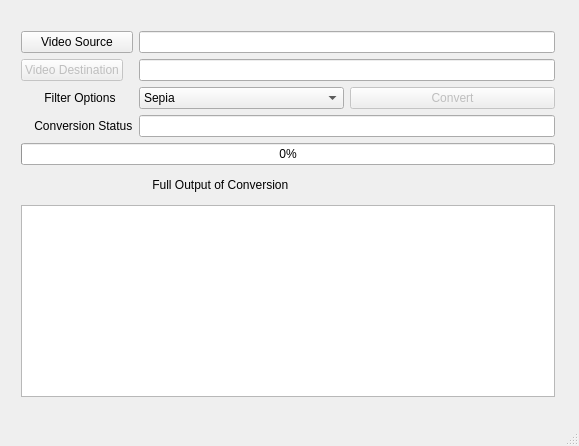
<?xml version="1.0" encoding="UTF-8"?>
<ui version="4.0">
 <class>MainWindow</class>
 <widget class="QMainWindow" name="MainWindow">
  <property name="geometry">
   <rect>
    <x>0</x>
    <y>0</y>
    <width>579</width>
    <height>446</height>
   </rect>
  </property>
  <property name="sizePolicy">
   <sizepolicy hsizetype="Fixed" vsizetype="Fixed">
    <horstretch>0</horstretch>
    <verstretch>0</verstretch>
   </sizepolicy>
  </property>
  <property name="minimumSize">
   <size>
    <width>579</width>
    <height>446</height>
   </size>
  </property>
  <property name="maximumSize">
   <size>
    <width>582</width>
    <height>447</height>
   </size>
  </property>
  <property name="windowTitle">
   <string>Conversion</string>
  </property>
  <property name="autoFillBackground">
   <bool>true</bool>
  </property>
  <widget class="QWidget" name="centralWidget">
   <widget class="QWidget" name="layoutWidget">
    <property name="geometry">
     <rect>
      <x>10</x>
      <y>20</y>
      <width>556</width>
      <height>388</height>
     </rect>
    </property>
    <layout class="QGridLayout" name="gridLayout" columnstretch="0,0,0" columnminimumwidth="0,0,0">
     <item row="0" column="0">
      <widget class="QPushButton" name="VideoSourceButton">
       <property name="sizePolicy">
        <sizepolicy hsizetype="Minimum" vsizetype="Fixed">
         <horstretch>0</horstretch>
         <verstretch>0</verstretch>
        </sizepolicy>
       </property>
       <property name="text">
        <string>Video Source</string>
       </property>
      </widget>
     </item>
     <item row="5" column="1">
      <widget class="QLabel" name="fullOutputConversion">
       <property name="text">
        <string>    Full Output of Conversion</string>
       </property>
      </widget>
     </item>
     <item row="4" column="0" colspan="3">
      <widget class="QProgressBar" name="progressBar">
       <property name="enabled">
        <bool>true</bool>
       </property>
       <property name="maximum">
        <number>100</number>
       </property>
       <property name="value">
        <number>0</number>
       </property>
      </widget>
     </item>
     <item row="6" column="0" colspan="3">
      <widget class="QTextBrowser" name="textBrowser">
       <property name="enabled">
        <bool>true</bool>
       </property>
       <property name="sizePolicy">
        <sizepolicy hsizetype="Preferred" vsizetype="Preferred">
         <horstretch>0</horstretch>
         <verstretch>0</verstretch>
        </sizepolicy>
       </property>
      </widget>
     </item>
     <item row="1" column="0">
      <widget class="QPushButton" name="VideoDestination">
       <property name="enabled">
        <bool>false</bool>
       </property>
       <property name="sizePolicy">
        <sizepolicy hsizetype="Maximum" vsizetype="Fixed">
         <horstretch>0</horstretch>
         <verstretch>0</verstretch>
        </sizepolicy>
       </property>
       <property name="text">
        <string>Video Destination</string>
       </property>
      </widget>
     </item>
     <item row="1" column="1" colspan="2">
      <widget class="QLineEdit" name="VideoDestinationEdit">
       <property name="sizePolicy">
        <sizepolicy hsizetype="Expanding" vsizetype="Fixed">
         <horstretch>0</horstretch>
         <verstretch>0</verstretch>
        </sizepolicy>
       </property>
       <property name="readOnly">
        <bool>false</bool>
       </property>
      </widget>
     </item>
     <item row="3" column="1" colspan="2">
      <widget class="QLineEdit" name="ConvertResultEdit">
       <property name="readOnly">
        <bool>true</bool>
       </property>
      </widget>
     </item>
     <item row="2" column="0">
      <widget class="QLabel" name="label">
       <property name="sizePolicy">
        <sizepolicy hsizetype="Minimum" vsizetype="Preferred">
         <horstretch>0</horstretch>
         <verstretch>0</verstretch>
        </sizepolicy>
       </property>
       <property name="text">
        <string>       Filter Options</string>
       </property>
      </widget>
     </item>
     <item row="2" column="1">
      <widget class="QComboBox" name="filterOptions">
       <property name="enabled">
        <bool>true</bool>
       </property>
       <property name="sizePolicy">
        <sizepolicy hsizetype="Preferred" vsizetype="Fixed">
         <horstretch>0</horstretch>
         <verstretch>0</verstretch>
        </sizepolicy>
       </property>
       <property name="currentIndex">
        <number>0</number>
       </property>
       <property name="sizeAdjustPolicy">
        <enum>QComboBox::AdjustToContents</enum>
       </property>
       <item>
        <property name="text">
         <string>Sepia</string>
        </property>
       </item>
       <item>
        <property name="text">
         <string>Black and White</string>
        </property>
       </item>
       <item>
        <property name="text">
         <string>Audio</string>
        </property>
       </item>
       <item>
        <property name="text">
         <string>Video</string>
        </property>
       </item>
      </widget>
     </item>
     <item row="2" column="2">
      <widget class="QPushButton" name="ConvertButton">
       <property name="enabled">
        <bool>false</bool>
       </property>
       <property name="autoFillBackground">
        <bool>false</bool>
       </property>
       <property name="text">
        <string>Convert</string>
       </property>
      </widget>
     </item>
     <item row="3" column="0">
      <widget class="QLabel" name="conversionStatus">
       <property name="text">
        <string>    Conversion Status</string>
       </property>
      </widget>
     </item>
     <item row="0" column="1" colspan="2">
      <widget class="QLineEdit" name="VideoSourceEdit">
       <property name="sizePolicy">
        <sizepolicy hsizetype="Expanding" vsizetype="Fixed">
         <horstretch>0</horstretch>
         <verstretch>0</verstretch>
        </sizepolicy>
       </property>
       <property name="readOnly">
        <bool>false</bool>
       </property>
      </widget>
     </item>
    </layout>
   </widget>
  </widget>
  <widget class="QStatusBar" name="statusBar"/>
 </widget>
 <layoutdefault spacing="6" margin="11"/>
 <resources/>
 <connections/>
</ui>
